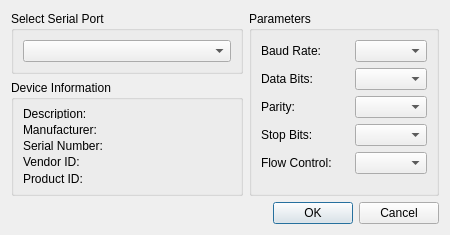
<?xml version="1.0" encoding="UTF-8"?>
<ui version="4.0">
 <class>GSSettingsDialog</class>
 <widget class="QDialog" name="GSSettingsDialog">
  <property name="geometry">
   <rect>
    <x>0</x>
    <y>0</y>
    <width>450</width>
    <height>235</height>
   </rect>
  </property>
  <property name="minimumSize">
   <size>
    <width>450</width>
    <height>235</height>
   </size>
  </property>
  <property name="maximumSize">
   <size>
    <width>450</width>
    <height>235</height>
   </size>
  </property>
  <property name="windowTitle">
   <string>Dialog</string>
  </property>
  <layout class="QVBoxLayout" name="verticalLayout_3">
   <item>
    <layout class="QHBoxLayout" name="horizontalLayout_2" stretch="3,2">
     <item>
      <layout class="QVBoxLayout" name="verticalLayout" stretch="1,3">
       <item>
        <layout class="QHBoxLayout" name="horizontalLayout">
         <item>
          <widget class="QGroupBox" name="groupBox">
           <property name="sizePolicy">
            <sizepolicy hsizetype="Preferred" vsizetype="Minimum">
             <horstretch>0</horstretch>
             <verstretch>0</verstretch>
            </sizepolicy>
           </property>
           <property name="title">
            <string>Select Serial Port</string>
           </property>
           <layout class="QFormLayout" name="formLayout">
            <item row="0" column="0" colspan="2">
             <widget class="QComboBox" name="serialPortBox"/>
            </item>
           </layout>
          </widget>
         </item>
        </layout>
       </item>
       <item>
        <widget class="QGroupBox" name="groupBox_2">
         <property name="sizePolicy">
          <sizepolicy hsizetype="Preferred" vsizetype="Minimum">
           <horstretch>0</horstretch>
           <verstretch>0</verstretch>
          </sizepolicy>
         </property>
         <property name="title">
          <string>Device Information</string>
         </property>
         <layout class="QFormLayout" name="formLayout_2">
          <item row="0" column="0">
           <widget class="QLabel" name="description">
            <property name="text">
             <string>Description:</string>
            </property>
           </widget>
          </item>
          <item row="0" column="1">
           <widget class="QLabel" name="description_info">
            <property name="text">
             <string/>
            </property>
           </widget>
          </item>
          <item row="1" column="0">
           <widget class="QLabel" name="manufacturer">
            <property name="text">
             <string>Manufacturer:</string>
            </property>
           </widget>
          </item>
          <item row="1" column="1">
           <widget class="QLabel" name="manufacturer_info">
            <property name="text">
             <string/>
            </property>
           </widget>
          </item>
          <item row="2" column="0">
           <widget class="QLabel" name="serial_number">
            <property name="text">
             <string>Serial Number:</string>
            </property>
           </widget>
          </item>
          <item row="2" column="1">
           <widget class="QLabel" name="serial_number_info">
            <property name="text">
             <string/>
            </property>
           </widget>
          </item>
          <item row="3" column="0">
           <widget class="QLabel" name="vendor_id">
            <property name="text">
             <string>Vendor ID: </string>
            </property>
           </widget>
          </item>
          <item row="3" column="1">
           <widget class="QLabel" name="vendor_id_info">
            <property name="text">
             <string/>
            </property>
           </widget>
          </item>
          <item row="4" column="0">
           <widget class="QLabel" name="product_id">
            <property name="text">
             <string>Product ID: </string>
            </property>
           </widget>
          </item>
          <item row="4" column="1">
           <widget class="QLabel" name="product_id_info">
            <property name="text">
             <string/>
            </property>
           </widget>
          </item>
         </layout>
        </widget>
       </item>
      </layout>
     </item>
     <item>
      <widget class="QGroupBox" name="groupBox_3">
       <property name="sizePolicy">
        <sizepolicy hsizetype="Preferred" vsizetype="Preferred">
         <horstretch>0</horstretch>
         <verstretch>0</verstretch>
        </sizepolicy>
       </property>
       <property name="baseSize">
        <size>
         <width>0</width>
         <height>0</height>
        </size>
       </property>
       <property name="title">
        <string>Parameters</string>
       </property>
       <property name="flat">
        <bool>true</bool>
       </property>
       <property name="checkable">
        <bool>false</bool>
       </property>
       <layout class="QFormLayout" name="formLayout_3">
        <property name="horizontalSpacing">
         <number>20</number>
        </property>
        <item row="0" column="0">
         <widget class="QLabel" name="label">
          <property name="text">
           <string>Baud Rate: </string>
          </property>
         </widget>
        </item>
        <item row="0" column="1">
         <widget class="QComboBox" name="baudRateBox">
          <property name="sizePolicy">
           <sizepolicy hsizetype="Preferred" vsizetype="Fixed">
            <horstretch>0</horstretch>
            <verstretch>0</verstretch>
           </sizepolicy>
          </property>
         </widget>
        </item>
        <item row="1" column="0">
         <widget class="QLabel" name="label_2">
          <property name="text">
           <string>Data Bits: </string>
          </property>
         </widget>
        </item>
        <item row="1" column="1">
         <widget class="QComboBox" name="dataBitsBox">
          <property name="sizePolicy">
           <sizepolicy hsizetype="Preferred" vsizetype="Fixed">
            <horstretch>0</horstretch>
            <verstretch>0</verstretch>
           </sizepolicy>
          </property>
         </widget>
        </item>
        <item row="2" column="0">
         <widget class="QLabel" name="label_3">
          <property name="text">
           <string>Parity: </string>
          </property>
         </widget>
        </item>
        <item row="2" column="1">
         <widget class="QComboBox" name="parityBox">
          <property name="sizePolicy">
           <sizepolicy hsizetype="Preferred" vsizetype="Fixed">
            <horstretch>0</horstretch>
            <verstretch>0</verstretch>
           </sizepolicy>
          </property>
         </widget>
        </item>
        <item row="3" column="0">
         <widget class="QLabel" name="label_4">
          <property name="text">
           <string>Stop Bits: </string>
          </property>
         </widget>
        </item>
        <item row="3" column="1">
         <widget class="QComboBox" name="stopBitsBox">
          <property name="sizePolicy">
           <sizepolicy hsizetype="Preferred" vsizetype="Fixed">
            <horstretch>0</horstretch>
            <verstretch>0</verstretch>
           </sizepolicy>
          </property>
         </widget>
        </item>
        <item row="4" column="0">
         <widget class="QLabel" name="label_5">
          <property name="text">
           <string>Flow Control: </string>
          </property>
         </widget>
        </item>
        <item row="4" column="1">
         <widget class="QComboBox" name="flowControlBox">
          <property name="sizePolicy">
           <sizepolicy hsizetype="Preferred" vsizetype="Fixed">
            <horstretch>0</horstretch>
            <verstretch>0</verstretch>
           </sizepolicy>
          </property>
         </widget>
        </item>
       </layout>
      </widget>
     </item>
    </layout>
   </item>
   <item>
    <widget class="QDialogButtonBox" name="buttonBox">
     <property name="orientation">
      <enum>Qt::Horizontal</enum>
     </property>
     <property name="standardButtons">
      <set>QDialogButtonBox::Cancel|QDialogButtonBox::Ok</set>
     </property>
    </widget>
   </item>
  </layout>
 </widget>
 <resources/>
 <connections>
  <connection>
   <sender>buttonBox</sender>
   <signal>accepted()</signal>
   <receiver>GSSettingsDialog</receiver>
   <slot>accept()</slot>
   <hints>
    <hint type="sourcelabel">
     <x>227</x>
     <y>232</y>
    </hint>
    <hint type="destinationlabel">
     <x>157</x>
     <y>249</y>
    </hint>
   </hints>
  </connection>
  <connection>
   <sender>buttonBox</sender>
   <signal>rejected()</signal>
   <receiver>GSSettingsDialog</receiver>
   <slot>reject()</slot>
   <hints>
    <hint type="sourcelabel">
     <x>295</x>
     <y>238</y>
    </hint>
    <hint type="destinationlabel">
     <x>286</x>
     <y>249</y>
    </hint>
   </hints>
  </connection>
 </connections>
</ui>
